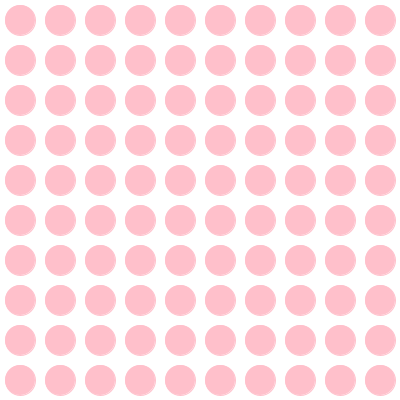
Frame 1 (no input)
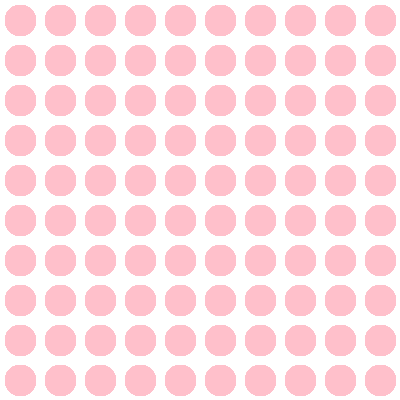
Frame 60 (the mouse pressed at the canvas centre just before this capture)
Frame 120 (the mouse held since frame 60 and released just before this capture): identical to frame 60, image omitted

The Processing sketch that drew these frames (run headless with seeded random() and noise(); from frame 60 on, the mouse is pressed at the canvas centre):

// Processing sketch: Nesting_Loop
// ── Nesting_Loop.pde
void setup(){
  size(400,400);
  background(255);
}

void draw(){
  for (int row=0; row<10; row = row+1)
  {  // <-- commands issued in these braces happen 10 times 
 
    for (int col=0; col<10; col = col+1)
    { // <-- commands issued in these braces happen 100 times
      stroke(255,192,203);
      fill(255,192,203);
      circle(20 + col*40, 20 + row*40, 30);
    }
  }
}
